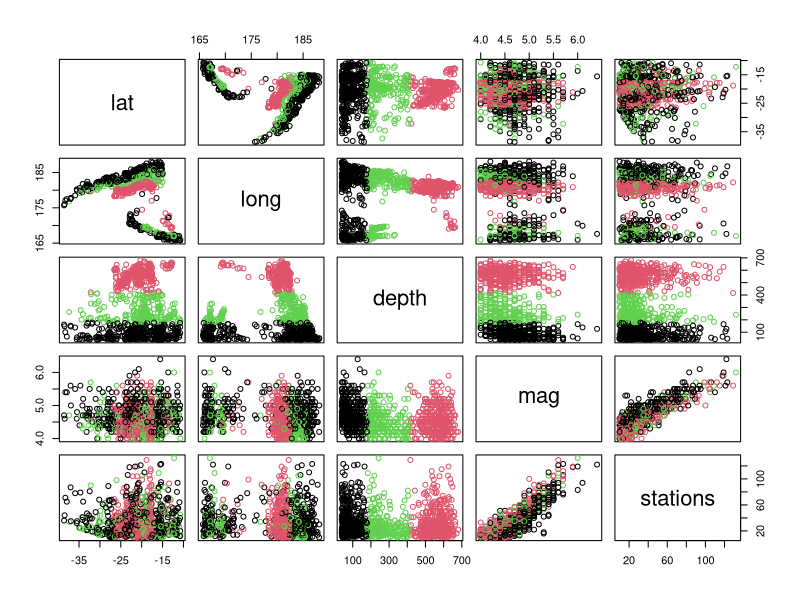
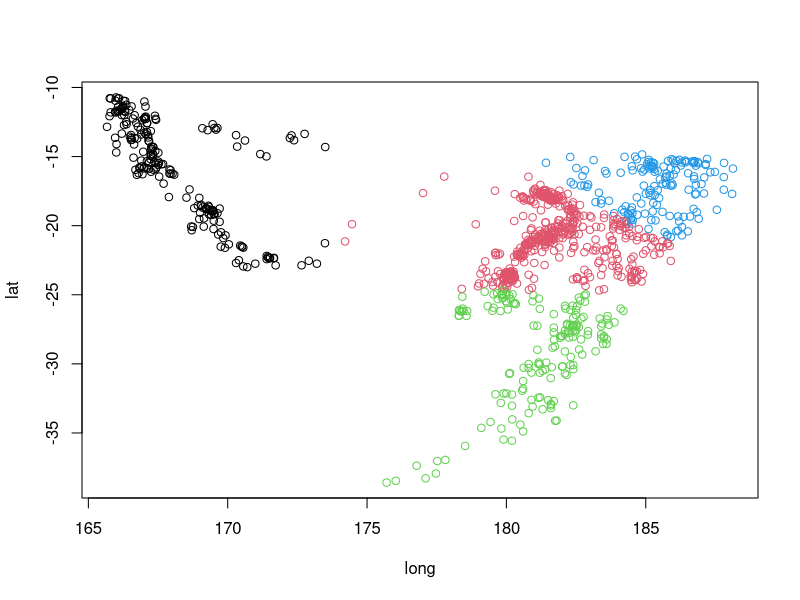

The R source for these figures, in order:
# Clustering: kmeans
# Partitioning method

?kmeans

# kmeans clusters data together, based on average distance from a centroid
# kmeans iterates through possible solutions to identify the best result

kmeans(quakes, 3)

# lots of information in the print from kmeans
# cluster sizes
# cl$centers - cluster means - shows the centroid for each cluster
# cl$cluster - clustering vector - shows which data points belong to which cluster
# cl$withinss - within cluster sum of squares - small SofS = more compact cluster


cl <- kmeans(quakes, 3)
plot(quakes, col = cl$cluster)
# what are we looking at.

#simplify
simpleQuakes <- quakes[,c("long","lat")]
cl <- kmeans(simpleQuakes, 4)
plot(simpleQuakes, col = cl$cluster)
